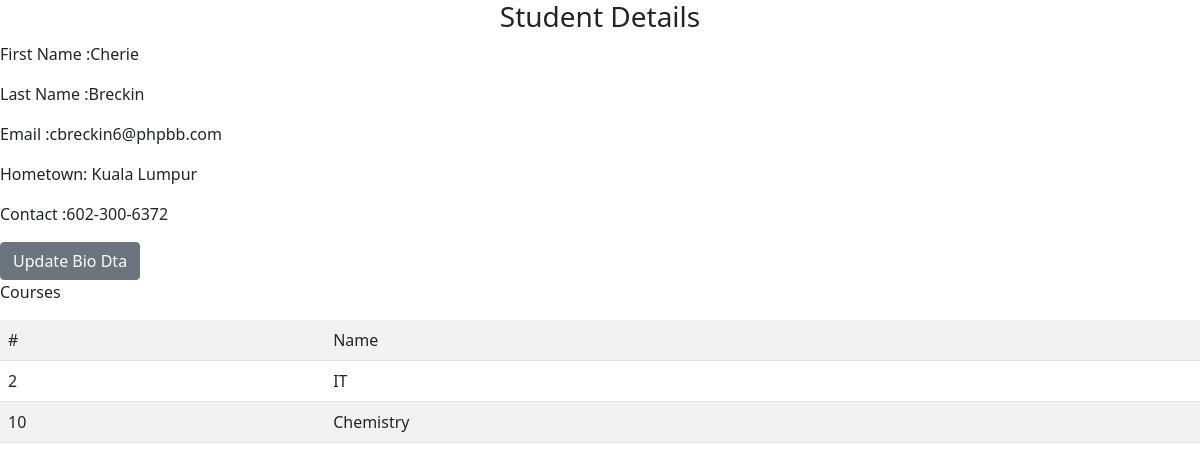
/student_details/7, run on the app's committed database.
### model.py (models this page shows, shortened)
class Student(db.Model):
    __tablename__ = 'student'
    id = db.Column(db.Integer(), primary_key=True)
    first_name = db.Column(db.String())
    last_name = db.Column(db.String())
    email = db.Column(db.String())
    courses  = db.relationship('Course', secondary=student_course, back_populates='students')
    biodata = db.relationship('BioData', back_populates = 'student', uselist=False)

class BioData(db.Model):
    __tablename__ = 'biodata'
    id = db.Column(db.Integer(), primary_key=True)
    hometown = db.Column(db.String())
    contact = db.Column(db.String())
    student_id = db.Column(db.Integer(), db.ForeignKey('student.id'))
    student = db.relationship('Student', back_populates = 'biodata', uselist=False)

class Course(db.Model):
    __tablename__ ='course'
    id =  db.Column(db.Integer(), primary_key=True)
    name = db.Column(db.String())
    students  = db.relationship('Student', secondary=student_course, back_populates='courses')

### app.py (the view)
@app.route('/student_details/<int:id>')
def student_details(id):
    student = Student.query.filter_by(id=id).first()
    return render_template('student-details.html',student=student)

### templates/student-details.html
{% extends 'base.html' %}
{% block main %}
<h3 class="text-center">Student Details</h3>
<p> First Name :{{student.first_name}}</p>
<p> Last Name :{{student.last_name}}</p>
<p> Email :{{student.email}}</p>
<p>Hometown: {{student.biodata.hometown}}</p>
<p>Contact :{{student.biodata.contact}}</p>
<a href="{{url_for("update_bio_data", id=student.biodata.id)}}" class="btn btn-secondary"> Update Bio Dta</a>
{% if student.courses %}
<p>Courses</p>
<table class="table table-striped">
    <tr>
        <td>#</td>
        <td>Name</td>
    </tr>
    {% for course in student.courses  %}
    <tr>
        <td>{{course.id}}</td>
        <td>{{course.name}}</td>
    </tr>
    {% endfor %}
</table>
{% else %}
<p>Student Has not Nrolled for any course</p>
{% endif %}
{% endblock main %}

### data on the page
Student: first_name "Cherie", last_name "Breckin", email "cbreckin6@phpbb.com"
BioData: biodata.hometown "Kuala Lumpur", biodata.contact "602-300-6372"
Course: id "2", name "IT"
Course: id "10", name "Chemistry"
